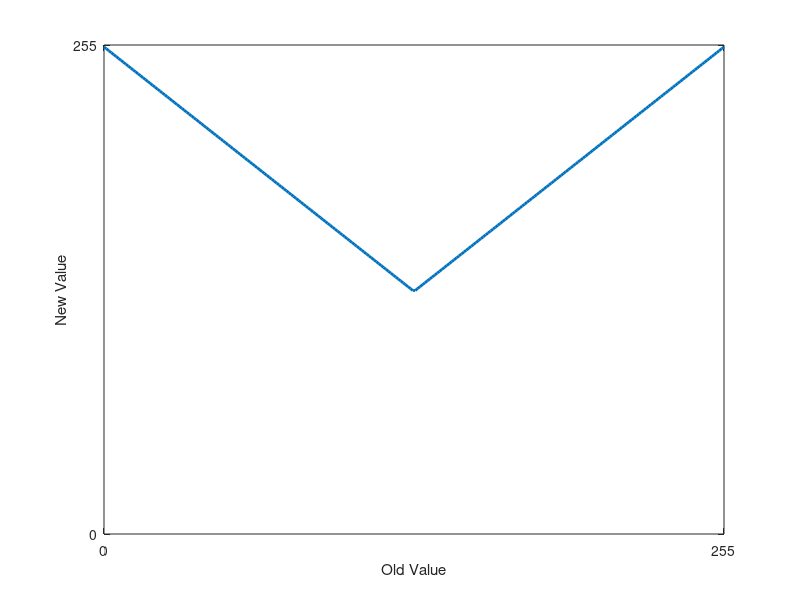

MATLAB code for this plot:
function gimg_ao1_value(imgdst, showimg)
    % ========================
    % This function export the conversion image of
    %    old to new value of function "img_arith_op_1.m".
    % ======Variable==========
    % imgdst: image destination path
    % showimg: show image or not
    % ======DefaultValue======
    if nargin < 2
        imgdst = 'D:\Note_Database\Subject\DIP Digital Image Processing\DIP_Code\pic\img_arith_op_1\ao1_value.jpg';
        showimg = 0;
    end
    % ======Main==============
    line = zeros(256, 1);
    for i = 0:127
        line(i+1, 1) = 255-i;
    end
    for i = 128:255
        line(i+1, 1) = i;
    end
    % figure
    if showimg ~= 1
        f = figure('visible','off');
    else
        f = figure;
    end
    plot(line, 'LineWidth', 2)
    axis([1 256 1 256])
    xticks([1 256])
    xticklabels({'0','255'})
    yticks([1 256])
    yticklabels({'0','255'})
    xlabel('Old Value')
    ylabel('New Value')
    saveas(f,imgdst)  % here you save the figure
end